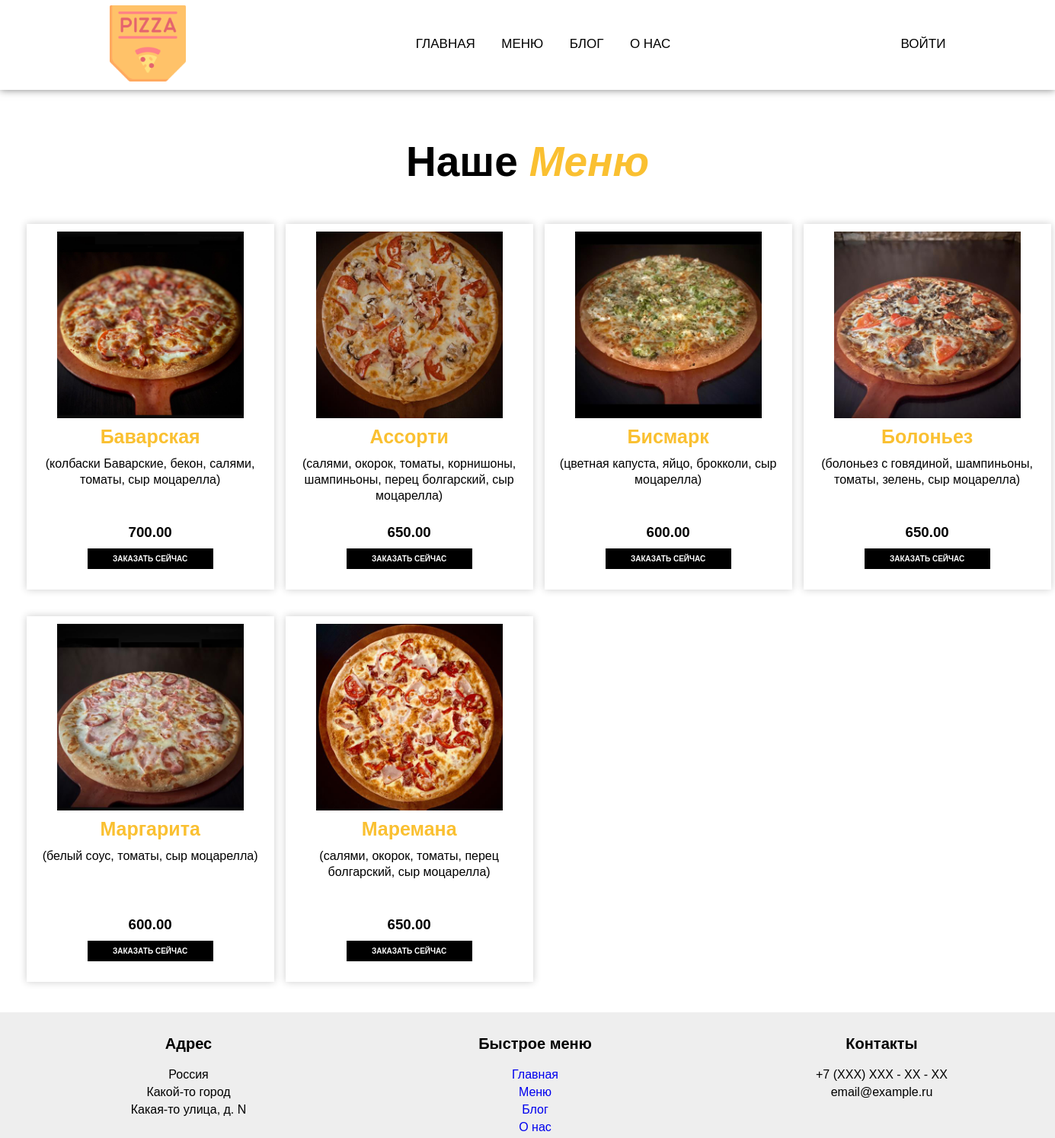
/pizza/menu, run on the app's committed database.
### site_pizza/models.py (models this page shows, shortened)
class Food(models.Model):
    name = models.CharField(max_length=100)
    description = models.TextField()
    price = models.DecimalField(max_digits=10, decimal_places=2)
    image = models.ImageField()

### site_pizza/views.py (the view)
# urls.py: path("menu", views.menu, name="menu"),
def menu(request):
    food_list = Food.objects.order_by()
    context = {"food_list": food_list}
    return render(request, "site_pizza/menu.html", context)

### site_pizza/templates/site_pizza/menu.html (shortened to what this page needs)
<!doctype html>
<html lang="en-US">
  <head>
    {% load static %}
    <link rel="stylesheet" href="{% static 'site_pizza/css/style.css' %}">
  </head>
  <body>
    <div class="nav-site">
      <nav>
        <div class="nav-logo">
          <img src="{% static 'site_pizza/img/pizza_site_icon.png' %}">
        </div>
        <ul>
          <li><a href="home">Главная</a></li>
          <li><a href="menu">Меню</a></li>
          <li><a href="blog">Блог</a></li>
          <li><a href="about">О нас</a></li>
        </ul>
        <div class="sign-in">
          <a href="">Войти</a>
        </div>
      </nav>
    </div>
    <div class="menu">
      <h1>Наше <span>Меню</span></h1>
      <div class="menu-box">
        {% if food_list %}
        {% for food in food_list %}
          <div class="menu-card">
            <div class="menu-img">
              <img src="/static/site_pizza/img/{{ food.image }}">
            </div>
            <div class="menu-info">
              <h2>{{ food.name }}</h2>
              <p>{{ food.description }}</p>
              <h3>{{ food.price }}</h3>
              <a href="#" class="menu-button">Заказать сейчас</a>
            </div>
          </div>
        {% endfor %}
        {% endif %}
      </div>
    </div>
    <footer>
      <div class="footer-body">
        <div class="footer-block">
          <h2>Адрес</h2>
          <p>Россия</p>
          <p>Какой-то город</p>
          <p>Какая-то улица, д. N</p>
        </div>
        <div class="footer-block">
          <h2>Быстрое меню</h2>
          <p><a href="home">Главная</a></p>
          <p><a href="menu">Меню</a></p>
          <p><a href="blog">Блог</a></p>
          <p><a href="about">О нас</a></p>
        </div>
        <div class="footer-block">
          <h2>Контакты</h2>
          <p>+7 (XXX) XXX - XX - XX</p>
          <p>email@example.ru</p>
        </div>
      </div>
    </footer>
  </body>
</html>

### site_pizza/static/site_pizza/css/style.css (style rules this page uses)
* { margin: 0; padding: 0; box-sizing: border-box; font-family: sans-serif; }
html { scroll-behavior: smooth; }
.nav-site { width: 100%; height: 20vh; }
.nav-site nav { display: flex; justify-content: space-around; align-items: center; position: fixed; right: 0; left: 0; background: white; box-shadow: 0 0 10px rgba(0, 0, 0, 0.5); z-index: 1000; }
.nav-site nav .nav-logo img { width: 100px; cursor: pointer; margin: 7px 0; }
.nav-site nav ul { list-style: none; }
.nav-site nav ul li { display: inline-block; margin: 0 15px; }
.nav-site nav a { text-decoration: none; text-transform: uppercase; color: black; font-weight: 500; font-size: 17px; transition: 0.1s; }
.nav-site nav a::after { content: ''; width: 0; height: 2px; background: #fac031; display: block; transition: 0.2s linear; }
footer { width: 100%; padding: 30px 0 0 20px; background: #eeeeee; }
footer .footer-body { display: grid; grid-template-columns: 1fr 1fr 1fr; }
footer .footer-body .footer-block { text-align: center; }
footer .footer-body .footer-block h2 { color: #000; margin-bottom: 20px; font-size: 20px; }
footer .footer-body .footer-block p { margin: 5px 0; }
footer .footer-body .footer-block p a { text-decoration: none; }
.menu { width: 100%; padding: 20px 0; }
.menu h1 { width: 100%; font-size: 55px; display: flex; align-items: center; justify-content: center; margin-bottom: 50px; }
.menu h1 span { color: #fac031; margin-left: 15px; font-style: italic; }
.menu .menu-box { width: 95%; margin: 0 auto; display: grid; grid-template-columns: 1fr 1fr 1fr 1fr; grid-gap: 15px; }
.menu .menu-box .menu-card { width: 325px; height: 480px; padding-top: 10px; margin-bottom: 20px; box-shadow: 0 0 10px rgba(0, 0, 0, 0.2); }
.menu .menu-box .menu-card .menu-img { width: 300px; height: 245px; margin: 0 auto; overflow: hidden; display: flex; justify-content: center; align-items: center; }
.menu .menu-box .menu-card .menu-img img { width: auto; height: 100%; transition: 0.3s; }
.menu .menu-box .menu-card .menu-info h2 { width: 60%; text-align: center; margin: 10px auto 10px auto; font-size: 25px; color: #fac031; }
.menu .menu-box .menu-card .menu-info p { text-align: center; height: 80px; margin-top: 8px; line-height: 21px; }
.menu .menu-box .menu-card .menu-info h3 { text-align: center; margin-top: 10px; }
.menu .menu-box .menu-card .menu-info .menu-button { display: flex; align-items: center; justify-content: center; text-decoration: none; color: white; background: black; padding: 8px 10px; margin: 10px 80px; transition: 0.3s; text-transform: uppercase; font-size: 10px; font-weight: 600; }

### data on the page
Food: image (picture), name "Баварская", description "(колбаски Баварские, бекон, салями, томаты, сыр моцарелла)", price "700.00"
Food: image (picture), name "Ассорти", description "(салями, окорок, томаты, корнишоны, шампиньоны, перец болгарский, сыр моцарелла)", price "650.00"
Food: image (picture), name "Бисмарк", description "(цветная капуста, яйцо, брокколи, сыр моцарелла)", price "600.00"
Food: image (picture), name "Болоньез", description "(болоньез с говядиной, шампиньоны, томаты, зелень, сыр моцарелла)", price "650.00"
Food: image (picture), name "Маргарита", description "(белый соус, томаты, сыр моцарелла)", price "600.00"
Food: image (picture), name "Маремана", description "(салями, окорок, томаты, перец болгарский, сыр моцарелла)", price "650.00"
